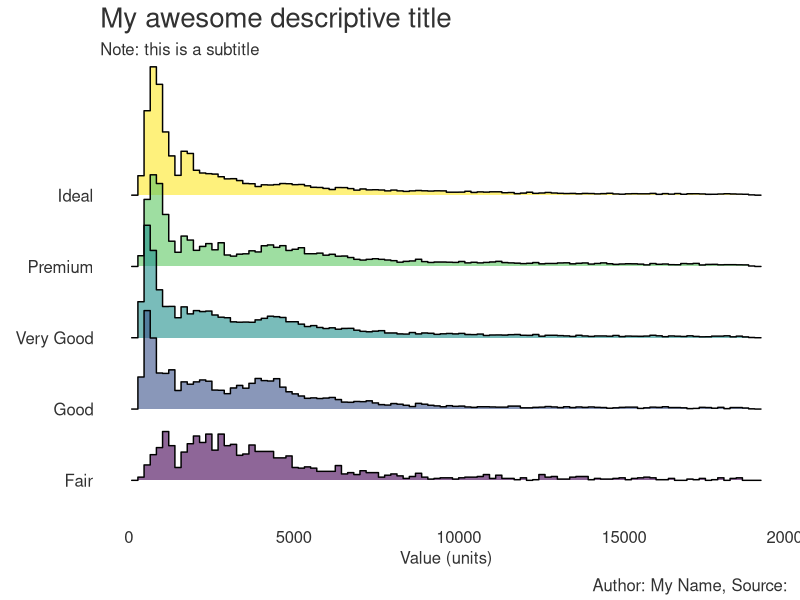

The R script that drew this image:
# library
library(ggridges)
library(ggplot2)

# Diamonds dataset is provided by R natively
#head(diamonds)

ridge_bar <- ggplot(diamonds, aes(x = price, y = cut, fill = cut)) +
  geom_density_ridges(alpha = .6, colour =  "black",stat="binline", bins=100) +
  #scale_fill_manual("Legend", values = c("Fair" = "#3374FF", "Good" = "#B3CBFF", "Very Good" = "#FFE880", "Premium" = "#B3CBFF", "Ideal" = "#FFE880")) +
  theme(panel.grid.major = element_blank() # Remove gridlines (major)
        ,panel.grid.minor = element_blank() # Remove gridlines (minor)
        ,panel.background = element_blank() # Remove grey background
        ,plot.title = element_text(hjust = 0, size = 20, colour = "#323232") # Title size and colour
        ,plot.subtitle = element_text(hjust = 0, size = 12, colour = "#323232") # Subtitle size and colour
        ,plot.caption = element_text(vjust = 0.3, size = 12, colour = "#323232") # Caption size and colour
        ,axis.ticks.y = element_blank() # Remove tick marks (Y-Axis)
        ,axis.text.y = element_text(hjust = 1, colour = "#323232", size = 12) # Axis size and colour (Y-Axis)
        ,axis.ticks.x = element_blank() # Remove tick marks (X-Axis)
        ,axis.text.x  = element_text(size = 12, colour = "#323232") #element_blank() # Remove axis scale (X-Axis)
        ,axis.title.x = element_text(size = 12, colour = "#323232") # Axis label size and colour (X-Axis)
        ,legend.position = "none"
  ) +
  geom_hline(yintercept=0, color = "black", size=1) + # Axis line size and colour (X-Axis)
  labs(title = 'My awesome descriptive title' # Title text
       ,subtitle = "Note: this is a subtitle" # Subtitle text
       ,x = 'Value (units)' # X-Axis text 
       ,y = element_blank() # Y-Axis text 
       ,caption = "Author: My Name, Source: ")# + # Caption text

# Save the plot
ggsave("ridge_bar_chart.png" # filename
       ,plot = ridge_bar # variable for file
       ,width = 5, height = 4, dpi = 300, units = "in") # dimensions and image quality
